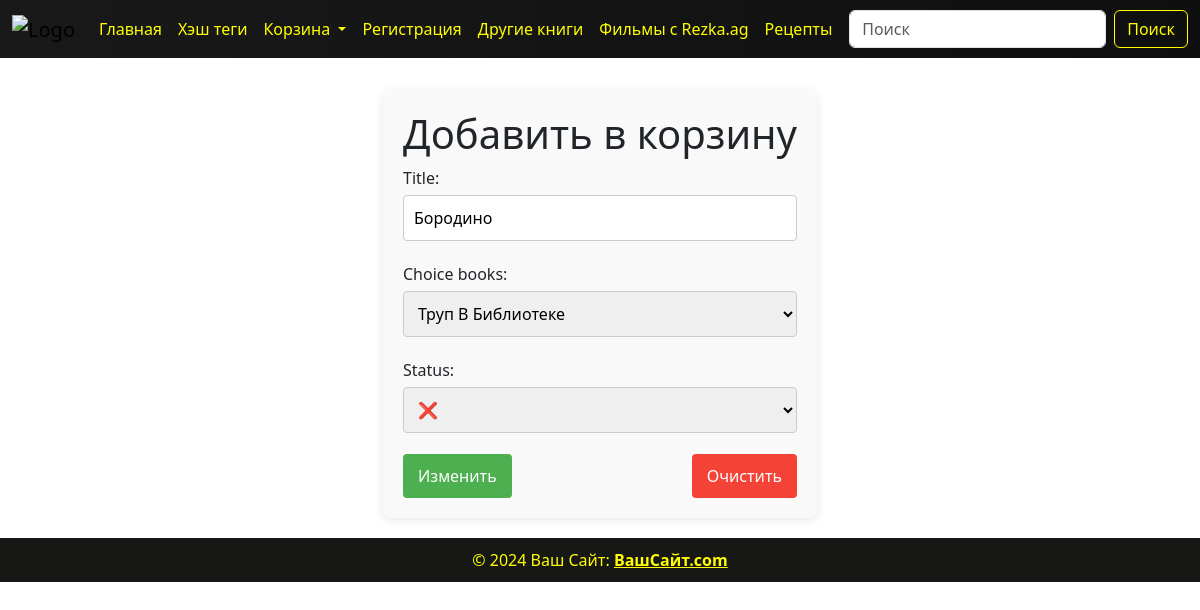
/basket_list/12/update/, run on the app's committed database.
### basket/models.py (models this page shows, shortened)
class Basket(models.Model):
    STATUS = (
        ("✅", "✅"),
        ("❌", "❌")
    )
    title = models.CharField(max_length=100)
    choice_books = models.ForeignKey(Books, on_delete=models.CASCADE)
    status = models.CharField(max_length=10, choices=STATUS, default='❌')
    created_at = models.DateTimeField(auto_now_add=True)
    updated_at = models.DateTimeField(auto_now=True)

### books/models.py (models this page shows)
class Books(models.Model):
    GENRE = (
        ('Ужасы', 'Ужасы'),
        ('Дедективы', 'Дедективы'),
        ('Научная фантастика', 'Научная фантастика'),
        ('Романтика', 'Романтика'),
        ('Психология', 'Психология'),
        ('Поэма', 'Поэма'),
        ('Детское\Сказка', 'Детское\Сказка'),
        ('Драма', 'Драма'),
        ('Другое', 'Другое')
    )
    image = models.ImageField(upload_to='books/')
    title = models.CharField(max_length=100)
    description = models.TextField()
    price = models.DecimalField(max_digits=10, decimal_places=2)
    created_at = models.DateTimeField(auto_now_add=True)
    genre = models.CharField(max_length=30, choices=GENRE)
    time = models.TimeField()
    author = models.CharField(max_length=100)
    def __str__(self):
        return self.title

### basket/views.py (the view, shortened to what this page needs)
# urls.py: path('basket_list/<int:id>/update/', views.BasketUpdateView.as_view(), name='basket_update'),
class BasketUpdateView(generic.UpdateView):
    template_name = 'basket/basket_update.html'
    form_class = forms.BasketForm
    success_url = "/basket_list/"
    def get_object(self, *args, **kwargs):
        basket_id = self.kwargs.get('id')
        return get_object_or_404(models.Basket, id=basket_id)

### basket/forms.py
class BasketForm(forms.ModelForm):
    class Meta:
        model = models.Basket
        fields = '__all__'

### templates/basket/basket_update.html (shortened to what this page needs)
{% load static %}
<!DOCTYPE html>
<html lang="en">
<head>
    <link href="https://cdn.jsdelivr.net/npm/bootstrap@5.3.3/dist/css/bootstrap.min.css" rel="stylesheet"
>
    <link rel="stylesheet" href="{% static 'css/book.css' %}">
    <link rel="stylesheet" href="{% static 'css/form_basket.css' %}">
</head>
<body>
{% include 'components/header.html' %}
<div class="basket-form-container">
    <h1>Добавить в корзину</h1>
    <form method="post" class="basket-form">
        {{ form.as_p }}
        <div class="form-buttons">
            <button type="submit">Изменить</button>
            <button type="reset">Очистить</button>
        </div>
    </form>
</div>
{% include 'components/footer.html' %}
</body>
</html>

### static/css/book.css (style rules this page uses)
body { display: flex; flex-direction: column; min-height: 100vh; padding-top: 70px; background: url("https://i.pinimg.com/736x/e3/7d/a9/e37da92d1e32051af32a81a8950733f3.jpg"); background-repeat: no-repeat; background-size: cover; background-position: center; }

### static/css/form_basket.css (style rules this page uses)
.basket-form-container { max-width: 500px; margin: 20px auto; padding: 20px; background: #f9f9f9; border-radius: 8px; box-shadow: 0 2px 10px rgba(0, 0, 0, 0.1); }
.basket-form input, .basket-form textarea, .basket-form select { width: 100%; padding: 10px; margin: 5px 0; border: 1px solid #ccc; border-radius: 4px; }
.form-buttons { display: flex; justify-content: space-between; }
.form-buttons button { padding: 10px 15px; border: none; cursor: pointer; border-radius: 4px; }
.form-buttons button[type="submit"] { background: #4CAF50; color: white; }
.form-buttons button[type="reset"] { background: #f44336; color: white; }

### data on the page
Basket: title "Бородино", choice_books "Труп В Библиотеке", status "❌"
